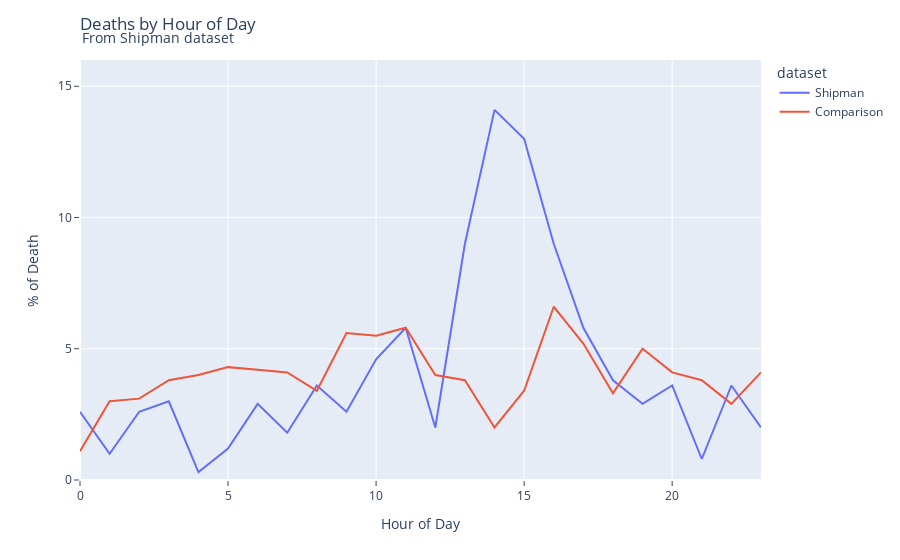

Here is the notebook cell this chart was saved with:
### Code cell
fig = px.line(df_melt, x="Hour", y="death_percentage", color="dataset")

fig.update_layout(
    xaxis_title="Hour of Day",
    yaxis_title="% of Death",
    title=go.layout.Title(text="Deaths by Hour of Day", xref="paper", x=0),
    annotations=[
       go.layout.Annotation(
            showarrow=False,
            text='From Shipman dataset',
            xref='paper',
            x=0,
            #xshift=275,
            yref='paper',
            y=1.08,
            font=dict(
                #family="Courier New, monospace",
                size=14,
                #color="#0000FF"
            )
        )
    ],
    yaxis = dict(
        tickmode='array',
        tickvals=list(range(0,16,5))
    )
)

fig.update_xaxes(
    showgrid=True,
    ticks="outside",
    tickson="boundaries",
    ticklen=5
)

fig.update_yaxes(
    showgrid=True,
    ticks="outside",
    tickson="boundaries",
    ticklen=5,
    range=[0,16]
)

fig.update_traces(line_width=2)

fig

### Figure 1 — Plotly figure (JSON) as saved in the notebook; plotly's stock layout.template omitted (floating-point values rounded to 4 significant figures)
{"data": [{"hoverlabel": {"namelength": 0}, "hovertemplate": "dataset=Shipman<br>Hour=%{x}<br>death_percentage=%{y}", "legendgroup": "Shipman", "line": {"color": "#636efa", "dash": "solid", "width": 2}, "mode": "lines", "name": "Shipman", "showlegend": true, "type": "scatter", "x": [0, 1, 2, 3, 4, 5, 6, 7, 8, 9, 10, 11, 12, 13, 14, 15, 16, 17, 18, 19, 20, 21, 22, 23], "xaxis": "x", "y": [2.6, 1, 2.6, 3, 0.3, 1.2, 2.9, 1.8, 3.6, 2.6, 4.6, 5.8, 2, 9, 14.1, 13, 9, 5.8, 3.8, 2.9, 3.6, 0.8, 3.6, 2], "yaxis": "y"}, {"hoverlabel": {"namelength": 0}, "hovertemplate": "dataset=Comparison<br>Hour=%{x}<br>death_percentage=%{y}", "legendgroup": "Comparison", "line": {"color": "#EF553B", "dash": "solid", "width": 2}, "mode": "lines", "name": "Comparison", "showlegend": true, "type": "scatter", "x": [0, 1, 2, 3, 4, 5, 6, 7, 8, 9, 10, 11, 12, 13, 14, 15, 16, 17, 18, 19, 20, 21, 22, 23], "xaxis": "x", "y": [1.1, 3, 3.1, 3.8, 4, 4.3, 4.2, 4.1, 3.4, 5.6, 5.5, 5.8, 4, 3.8, 2, 3.4, 6.6, 5.2, 3.3, 5, 4.1, 3.8, 2.9, 4.1], "yaxis": "y"}], "layout": {"annotations": [{"font": {"size": 14}, "showarrow": false, "text": "From Shipman dataset", "x": 0, "xref": "paper", "y": 1.08, "yref": "paper"}], "legend": {"title": {"text": "dataset"}, "tracegroupgap": 0}, "margin": {"t": 60}, "title": {"text": "Deaths by Hour of Day", "x": 0, "xref": "paper"}, "xaxis": {"anchor": "y", "domain": [0, 1], "showgrid": true, "ticklen": 5, "ticks": "outside", "tickson": "boundaries", "title": {"text": "Hour of Day"}}, "yaxis": {"anchor": "x", "domain": [0, 1], "range": [0, 16], "showgrid": true, "ticklen": 5, "tickmode": "array", "ticks": "outside", "tickson": "boundaries", "tickvals": [0, 5, 10, 15], "title": {"text": "% of Death"}}}}
